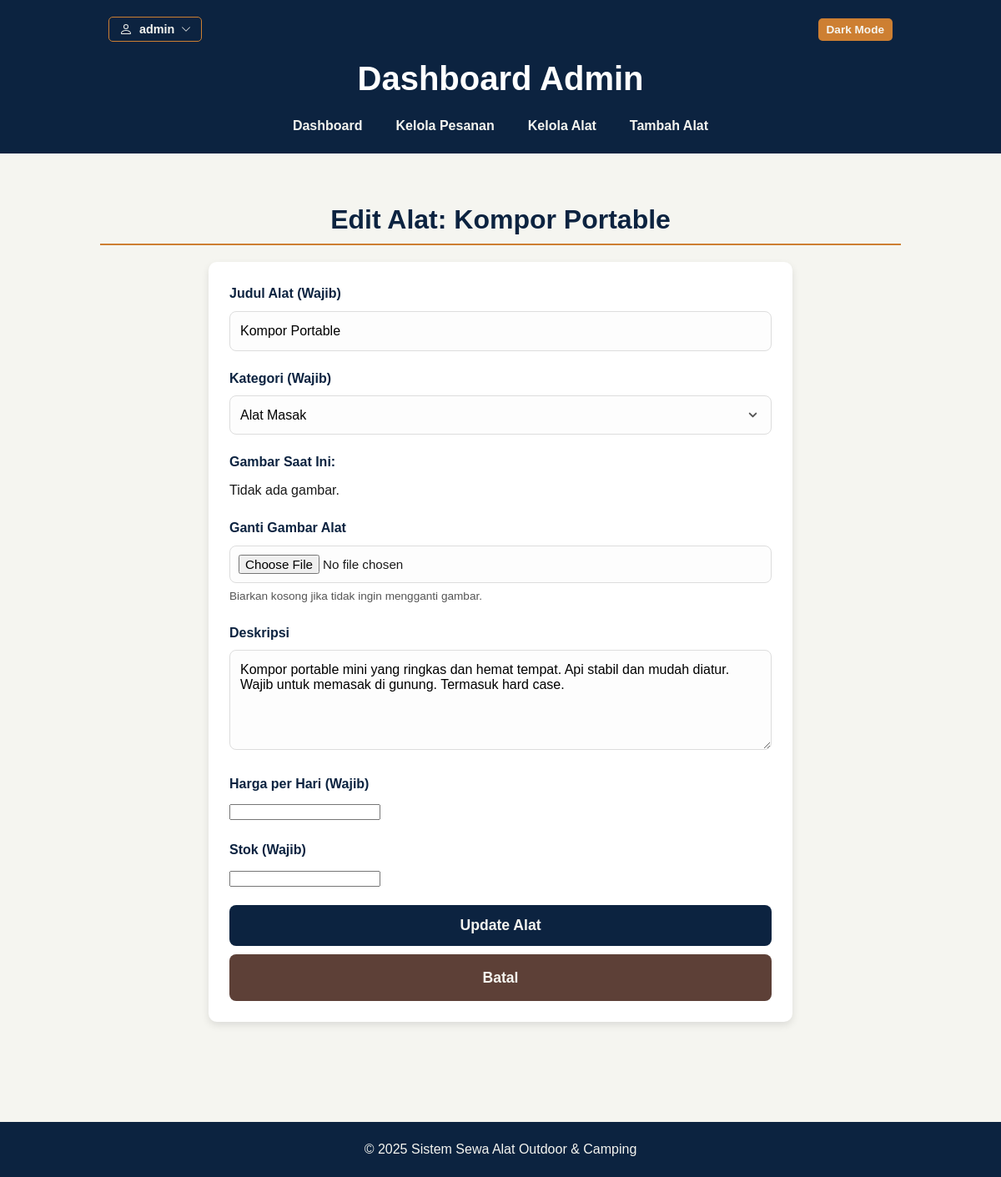
Page /admin/dashboard.php?page=items_edit&id=2 (signed in) on the committed database.
### tables this page shows
CREATE TABLE IF NOT EXISTS items (
  id INT AUTO_INCREMENT PRIMARY KEY,
  title VARCHAR(255) NOT NULL,
  id_kategori INT NULL DEFAULT NULL,
  description TEXT,
  image VARCHAR(255) NULL DEFAULT NULL,
  created_at TIMESTAMP DEFAULT CURRENT_TIMESTAMP,
  updated_at TIMESTAMP DEFAULT CURRENT_TIMESTAMP ON UPDATE CURRENT_TIMESTAMP,
  
  CONSTRAINT fk_items_categories
    FOREIGN KEY (id_kategori)
    REFERENCES categories(id_kategori)
    ON DELETE SET NULL
    ON UPDATE CASCADE
);

CREATE TABLE IF NOT EXISTS categories (
  id_kategori INT AUTO_INCREMENT PRIMARY KEY,
  nama_kategori VARCHAR(100) NOT NULL UNIQUE
);

### admin/items/items_edit.php (the view, shortened to what this page needs)
<?php
$id = $_GET['id'] ?? null;
try {
    $stmt = $pdo->prepare("SELECT * FROM items WHERE id = ?");
    $stmt->execute([$id]);
    $item = $stmt->fetch();
    $cat_stmt = $pdo->query("SELECT * FROM categories ORDER BY nama_kategori ASC");
    $categories = $cat_stmt->fetchAll();
} catch (PDOException $e) {
    die("Gagal mengambil data item: " . $e->getMessage());
}
?>
<h2 class="section-title">Edit Alat: <?php echo htmlspecialchars($item['title']); ?></h2>
<form action="items/items_action.php?action=update" method="POST" class="form-admin" enctype="multipart/form-data">
    <div class="form-group-admin">
        <label for="title">Judul Alat (Wajib)</label>
        <input type="text" id="title" name="title" value="<?php echo htmlspecialchars($item['title']); ?>" required>
    </div>
    <div class="form-group-admin">
        <label for="id_kategori">Kategori (Wajib)</label>
        <select id="id_kategori" name="id_kategori" required>
            <?php foreach ($categories as $kategori): ?>
                <option value="<?php echo htmlspecialchars($kategori['id_kategori']); ?>"
                    <?php echo ($item['id_kategori'] == $kategori['id_kategori']) ? 'selected' : ''; ?>>
                    <?php echo htmlspecialchars($kategori['nama_kategori']); ?>
                </option>
            <?php endforeach; ?>
        </select>
    </div>
    <div class="form-group-admin">
        <label>Gambar Saat Ini:</label>
        <?php
        $image_path_relative = UPLOAD_DIR . htmlspecialchars($item['image'] ?? '');
        if (!empty($item['image']) && file_exists('../' . $image_path_relative)):
        ?>
            <img src="../<?php echo $image_path_relative; ?>" alt="Gambar saat ini" class="admin-form-preview">
        <?php else: ?>
            <p>Tidak ada gambar.</p>
        <?php endif; ?>
    </div>
    <div class="form-group-admin">
        <label for="image">Ganti Gambar Alat</label>
        <input type="file" id="image" name="image" accept="image/png, image/jpeg, image/gif, image/webp">
        <small>Biarkan kosong jika tidak ingin mengganti gambar.</small>
    </div>
    <div class="form-group-admin">
        <label for="description">Deskripsi</label>
        <textarea id="description" name="description" rows="5"><?php echo htmlspecialchars($item['description'] ?? ''); ?></textarea>
    </div>
    <div class="form-group-admin">
        <label for="price_per_day">Harga per Hari (Wajib)</label>
        <input type="number" id="price_per_day" name="price_per_day" value="<?php echo $item['price_per_day']; ?>" required min="0">
    </div>
    <div class="form-group-admin">
        <label for="stock">Stok (Wajib)</label>
        <input type="number" id="stock" name="stock" value="<?php echo $item['stock']; ?>" required min="0">
    </div>
    <button type="submit" class="btn-submit">Update Alat</button>
    <a href="dashboard.php?page=items_list" class="btn-submit" style="display:inline-block; text-align:center; text-decoration:none; margin-top:10px; background-color: var(--tertiary-color);">Batal</a>
</form>

### public/css/style.css (style rules this page uses)
* { margin: 0; padding: 0; box-sizing: border-box; }
html, body { overflow-x: hidden; width: 100%; }
:root { --primary-color: #0C2340; --secondary-color: #CD7F32; --tertiary-color: #5D4037; --light-color: #F5F5F0; --text-color: #1A1A1A; --dm-primary-color: #050A12; --dm-secondary-color: #CD7F32; --dm-light-color: #0C2340; --dm-text-color: #EDE4D9; --dm-card-bg: #1E3A4A; }
body { font-family: sans-serif; line-height: 1.6; background-color: var(--light-color); color: var(--text-color); transition: background-color 0.3s ease, color 0.3s ease; }
h1, h2, h3 { color: var(--primary-color); line-height: 1.2; }
.section-title { font-size: 2em; border-bottom: 2px solid var(--secondary-color); padding-bottom: 10px; margin-bottom: 20px; text-align: center; }
.form-admin { max-width: 700px; margin: 20px auto; padding: 25px; background-color: #fff; border-radius: 10px; box-shadow: 0 4px 10px rgba(0, 0, 0, 0.1); }
.form-group-admin { margin-bottom: 20px; }
.form-group-admin label { display: block; font-weight: bold; margin-bottom: 8px; color: var(--primary-color); }
.form-group-admin input[type="text"], .form-group-admin input[type="password"], .form-group-admin input[type="date"], .form-group-admin input[type="file"], .form-group-admin textarea, .form-group-admin select, .search-form input[type="text"], .password-wrapper input[type="password"], .password-wrapper input[type="text"] { width: 100%; padding: 14px 12px; border: 1px solid #ddd; border-radius: 8px; font-size: 1em; font-family: inherit; transition: border-color 0.3s ease, box-shadow 0.3s ease; background-color: #fdfdfd; }
.form-group-admin textarea { resize: vertical; min-height: 120px; }
.form-group-admin input[type="file"] { padding: 10px; font-size: 0.95em; }
.form-group-admin small { display: block; margin-top: 5px; font-size: 0.85em; color: #555; }
.form-group-admin select { -webkit-appearance: none; -moz-appearance: none; appearance: none; background-repeat: no-repeat; background-position: right 12px center; background-size: 1.2em; padding-right: 40px; }
.btn-submit { width: 100%; padding: 14px; background-color: var(--primary-color); color: var(--light-color); border: none; border-radius: 8px; cursor: pointer; font-weight: bold; font-size: 1.1em; transition: background-color 0.3s ease; }

### rows in the picture
items: title "Kompor Portable", id_kategori "Alat Masak", description "Kompor portable mini yang ringkas dan hemat tempat. Api stabil dan mudah diatur. Wajib untuk memasak di gunung. Termasuk hard case."

### other values in the picture
$_SESSION['username'] "admin"
